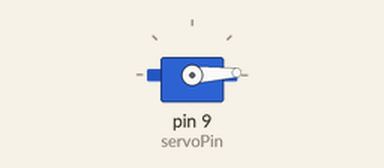
A sketch run on a simulated Arduino Uno, built with avr-gcc and run on an emulated ATmega328P. Parts: servo.

Above: at 0.05 s.
At 1.3 s:
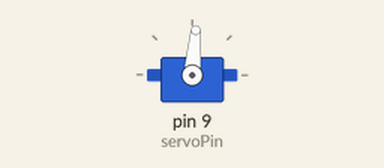
At 2.6 s:
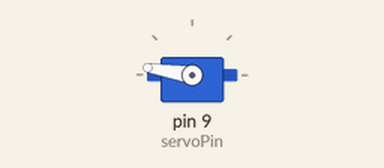
At 5.2 s:
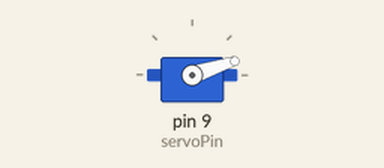
Timing chart, 0 to 7.1 s (numbered marks = the images above):
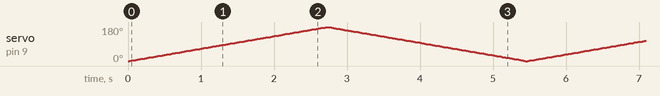

The sketch:

Servo_Test.ino
```cpp
#include <Servo.h>

// Create a servo object
Servo myServo;

// Define the pin for the servo
const int servoPin = 9;

// Variables to store servo position
int pos = 0;
int increment = 1; // Increment step for servo movement

void setup() {
  // Attach the servo to the pin
  myServo.attach(servoPin);
}

void loop() {
  // Sweep the servo from 0 to 180 degrees
  for (pos = 0; pos <= 180; pos += increment) {
    myServo.write(pos); // Set servo position
    delay(15); // Wait for the servo to reach the position
  }

  // Sweep the servo from 180 to 0 degrees
  for (pos = 180; pos >= 0; pos -= increment) {
    myServo.write(pos); // Set servo position
    delay(15); // Wait for the servo to reach the position
  }
}
```
